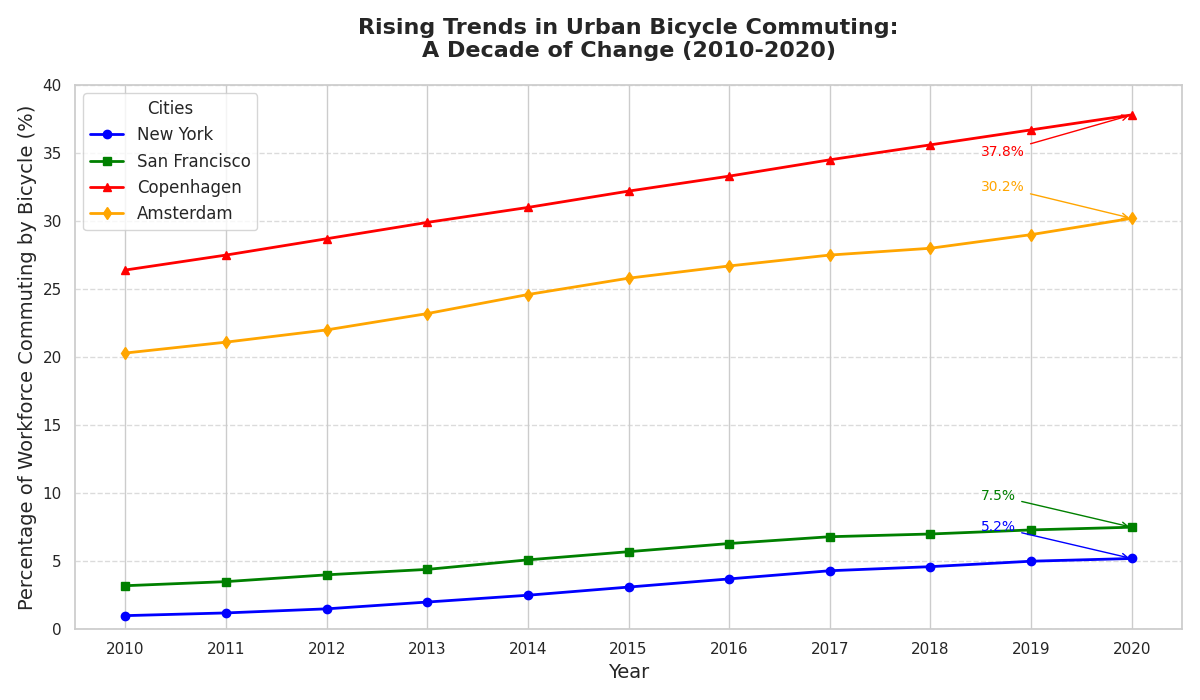

Reproduce this figure in Python.
import matplotlib.pyplot as plt
import numpy as np

# Years of observation
years = np.arange(2010, 2021)

# Percentage of workforce commuting by bicycle for four cities
ny_commuting = np.array([1.0, 1.2, 1.5, 2.0, 2.5, 3.1, 3.7, 4.3, 4.6, 5.0, 5.2])
sf_commuting = np.array([3.2, 3.5, 4.0, 4.4, 5.1, 5.7, 6.3, 6.8, 7.0, 7.3, 7.5])
cph_commuting = np.array([26.4, 27.5, 28.7, 29.9, 31.0, 32.2, 33.3, 34.5, 35.6, 36.7, 37.8])
ams_commuting = np.array([20.3, 21.1, 22.0, 23.2, 24.6, 25.8, 26.7, 27.5, 28.0, 29.0, 30.2])  # New data for Amsterdam

# Set up the plot
fig, ax = plt.subplots(figsize=(12, 7))

# Plot data for each city
ax.plot(years, ny_commuting, marker='o', linestyle='-', linewidth=2, color='blue', label='New York')
ax.plot(years, sf_commuting, marker='s', linestyle='-', linewidth=2, color='green', label='San Francisco')
ax.plot(years, cph_commuting, marker='^', linestyle='-', linewidth=2, color='red', label='Copenhagen')
ax.plot(years, ams_commuting, marker='d', linestyle='-', linewidth=2, color='orange', label='Amsterdam')  # New line for Amsterdam

# Add annotations for 2020 data points
ax.annotate(f'{ny_commuting[-1]:.1f}%', xy=(2020, ny_commuting[-1]), xytext=(2018.5, ny_commuting[-1]+2),
            arrowprops=dict(arrowstyle="->", color='blue'), color='blue', fontsize=10)
ax.annotate(f'{sf_commuting[-1]:.1f}%', xy=(2020, sf_commuting[-1]), xytext=(2018.5, sf_commuting[-1]+2),
            arrowprops=dict(arrowstyle="->", color='green'), color='green', fontsize=10)
ax.annotate(f'{cph_commuting[-1]:.1f}%', xy=(2020, cph_commuting[-1]), xytext=(2018.5, cph_commuting[-1]-3),
            arrowprops=dict(arrowstyle="->", color='red'), color='red', fontsize=10)
ax.annotate(f'{ams_commuting[-1]:.1f}%', xy=(2020, ams_commuting[-1]), xytext=(2018.5, ams_commuting[-1]+2),
            arrowprops=dict(arrowstyle="->", color='orange'), color='orange', fontsize=10)  # Annotation for Amsterdam

# Title and labels
ax.set_title("Rising Trends in Urban Bicycle Commuting:\nA Decade of Change (2010-2020)", fontsize=16, fontweight='bold', pad=20)
ax.set_xlabel("Year", fontsize=14)
ax.set_ylabel("Percentage of Workforce Commuting by Bicycle (%)", fontsize=14)
ax.set_xticks(years)
ax.set_ylim(0, 40)
ax.yaxis.grid(True, linestyle='--', alpha=0.7)

# Legend
ax.legend(title='Cities', fontsize=12, loc='upper left')

# Automatically adjust layout for readability
plt.tight_layout()

# Display the plot
plt.show()
